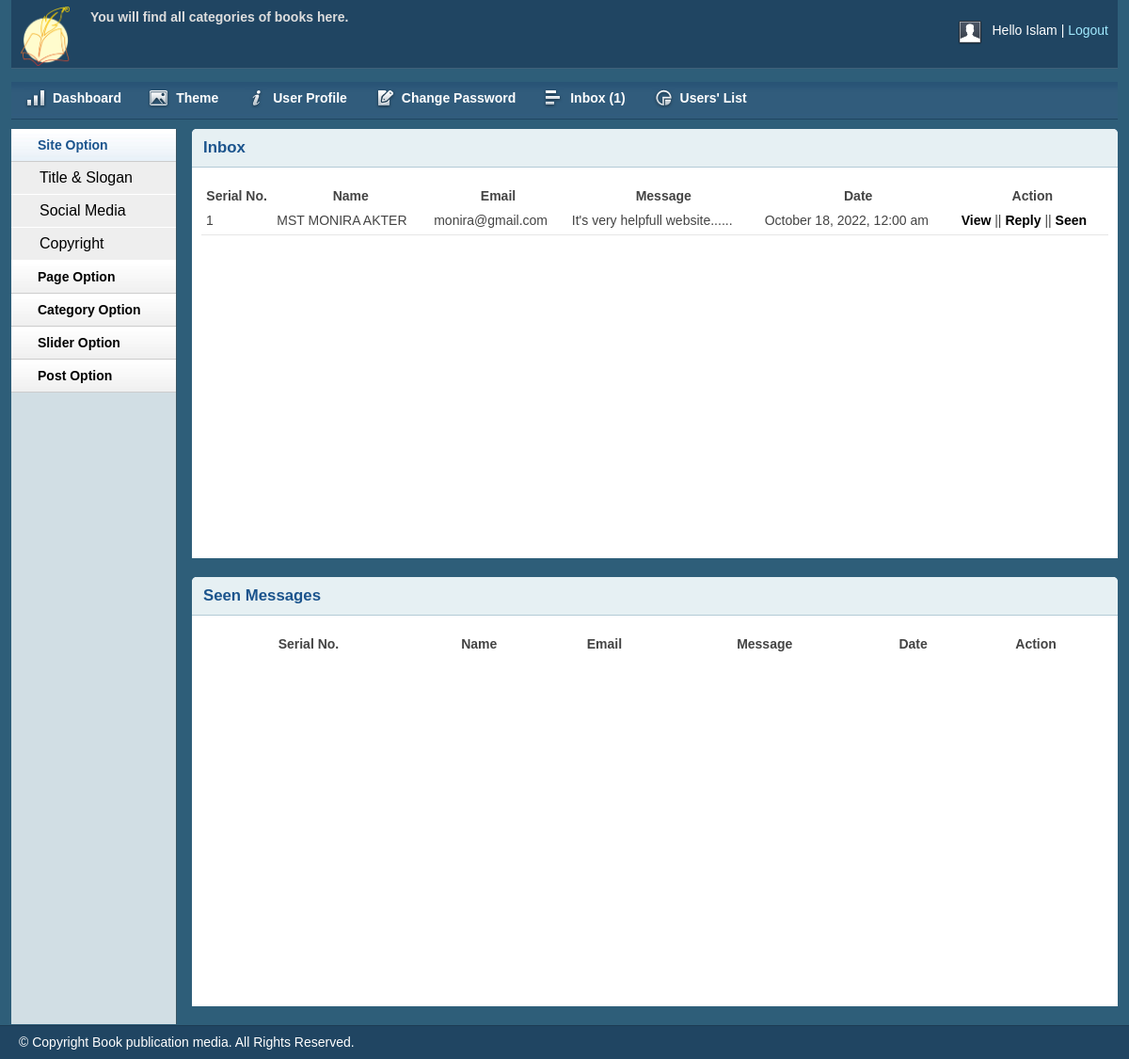
/admin/inbox.php (signed in), run on the app's committed database.
### tables this page shows
CREATE TABLE `tbl_contact` (
  `id` int(11) NOT NULL,
  `firstname` varchar(250) NOT NULL,
  `lastname` varchar(250) NOT NULL,
  `email` varchar(250) NOT NULL,
  `body` text NOT NULL,
  `status` int(11) NOT NULL,
  `date` date NOT NULL DEFAULT current_timestamp()
);

### lib/Database.php (called while the page is built, shortened)
<?php
Class Database{
	public $host   = DB_HOST;
	public $user   = DB_USER;
	public $pass   = DB_PASS;
	public $dbname = DB_NAME;
	public $link;
	private function connectDB(){
	$this->link = new mysqli($this->host, $this->user, $this->pass, $this->dbname);
 }
	public function select($query){
		$result = $this->link->query($query) or die($this->link->error.__LINE__);
		if($result->num_rows > 0){
			return $result;
		} else {
			return false;
		}
	}
}

### helpers/format.php (called while the page is built, shortened)
<?php
    class Format{
        public function formatDate($date){
            return date('F j, Y, g:i a', strtotime($date));
        }
        public function textShorten($text, $limit = 2000){
            $text = $text. " ";
            $text = substr($text, 0, $limit);
            $text = substr($text, 0, strrpos($text, ' '));
            $text = $text.".....";
            return $text;
        }
    }
?>

### admin/inbox.php (the view, shortened to what this page needs)
<?php include 'inc/header.php'; ?>
<?php include 'inc/sidebar.php'; ?>
<div class="grid_10">
	<div class="box round first grid">
		<h2>Inbox</h2>
		<div class="block">
			<table class="data display datatable" id="example">
				<thead>
					<tr>
						<th>Serial No.</th>
						<th>Name</th>
						<th>Email</th>
						<th>Message</th>
						<th>Date</th>
						<th>Action</th>
					</tr>
				</thead>
				<tbody>
					<?php
					$query = "select * from tbl_contact where status='0' order by id desc";
					$msg = $db->select($query);
					if ($msg) {
						$i = 0;
						while ($result = $msg->fetch_assoc()) {
							$i++;
					?>
							<tr class="odd gradeX">
								<td><?php echo $i; ?></td>
								<td><?php echo $result['firstname'] . ' ' . $result['lastname']; ?></td>
								<td><?php echo $result['email']; ?></td>
								<td><?php echo $fm->textShorten($result['body'], 30); ?></td>
								<td><?php echo $fm->formatDate($result['date']); ?></td>
								<td>
									<a href="viewmsg.php?msgid=<?php echo $result['id']; ?>">View</a> ||
									<a href="replymsg.php?msgid=<?php echo $result['id']; ?>">Reply</a> ||
									<a onclick="return confirm('Are You Sure To Move The Message?');" href="?seenid=<?php echo $result['id']; ?>">Seen</a>
								</td>
							</tr>
					<?php }
					} ?>
				</tbody>
			</table>
		</div>
	</div>
	<div class="box round first grid">
		<h2>Seen Messages</h2>
		<div class="block">
			<table class="data display datatable" id="example">
				<thead>
					<tr>
						<th>Serial No.</th>
						<th>Name</th>
						<th>Email</th>
						<th>Message</th>
						<th>Date</th>
						<th>Action</th>
					</tr>
				</thead>
			</table>
		</div>
	</div>
</div>
<?php include 'inc/footer.php'; ?>

### admin/css/layout.css (style rules this page uses)
body { background: #fff none repeat scroll 0 0; color: #444; font-size: 14px; padding: 0; }
a { color: #000; font-weight:bold; text-decoration: none; }
h1, h2, h3, h4, h5, h6 { line-height:1.2em; margin-bottom:.3em; }
h2 { margin-top:1em; }
.box { background:#fff; margin-bottom:20px; padding:10px 10px 10px 10px; margin-left:-8px; }
.box.grid { padding-bottom:40px; }
.box.round { -moz-border-radius: 5px 5px 0px 0px; -webkit-border-radius: 5px 5px 0px 0px; border-radius: 5px 5px 0px 0px; }
.box h2 { font-size:1.2em; font-weight:bold; color:#1B548D; background:#E6F0F3; margin:-10px -10px 0 -10px; padding:10px 12px; border-bottom:1px solid #B3CBD6; -moz-border-radius: 5px 5px 0px 0px; -webkit-border-radius: 5px 5px 0px 0px; border-radius: 5px 5px 0px 0px; }
.box.first { min-height: 406px; }
.block { padding-top:20px; }
.block { padding-bottom:1px; }
table.display { margin: 0 auto; clear: both; width: 100%; }
tr.odd { height: 30px; line-height: 30px; border-bottom:1px solid #e6e6e6; }
tr.odd td, tr.even td { padding-left:5px; }

### data on the page
tbl_contact: firstname "MST", lastname "MONIRA AKTER", email "monira@gmail.com", body "It's very helpfull website......", date "October 18, 2022, 12:00 am"

### other printed values
Session::get('username') "Islam"
$count "1"
